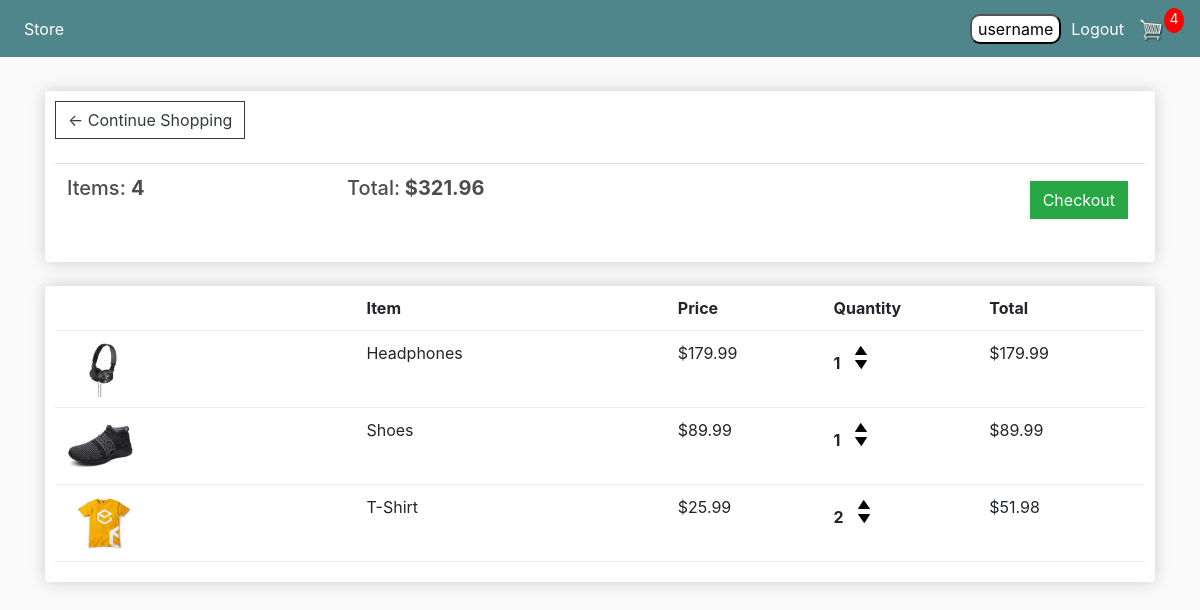
The app's page /cart/ (signed in) with its own data.
### store/models.py (models this page shows, shortened)
class Order(models.Model):
	customer = models.ForeignKey(Customer, on_delete=models.SET_NULL, null=True, blank=True)
	date_ordered = models.DateTimeField(auto_now_add=True)
	complete = models.BooleanField(default=False)
	transaction_id = models.CharField(max_length=100, null=True)
	@property
	def get_cart_total(self):
		orderitems = self.orderitem_set.all()
		total = sum([item.get_total for item in orderitems])
		return total
	@property
	def get_cart_items(self):
		orderitems = self.orderitem_set.all()
		total = sum([item.quantity for item in orderitems])
		return total

class OrderItem(models.Model):
	product = models.ForeignKey(Product, on_delete=models.SET_NULL, null=True)
	order = models.ForeignKey(Order, on_delete=models.SET_NULL, null=True)
	quantity = models.IntegerField(default=0, null=True, blank=True)
	date_added = models.DateTimeField(auto_now_add=True)
	@property
	def get_total(self):
		total = self.product.price * self.quantity
		return total

class Product(models.Model):
	name = models.CharField(max_length=200)
	price = models.FloatField()
	digital = models.BooleanField(default=False,null=True, blank=True)
	image = models.ImageField(null=True, blank=True)
	@property
	def imageURL(self):
		try:
			url = self.image.url
		except:
			url = ''
		return url

### store/views.py (the view)
# urls.py: path('cart/', views.cart, name="cart"),
def cart(request):
    try:
        data = cartData(request)
        cartItems = data['cartItems']
        order = data['order']
        items = data['items']
        context = {'items': items, 'order': order, 'cartItems': cartItems}
        return render(request, 'store/cart.html', context)
    except ObjectDoesNotExist as e:
        logger.error(f'An error occurred: {e}')
        return render(request, 'error.html', {'error_message': 'An error occurred.'})

### store/utils.py (called while the page is built)
def cartData(request):
	if request.user.is_authenticated:
		customer = request.user.customer
		order, created = Order.objects.get_or_create(customer=customer, complete=False)
		items = order.orderitem_set.all()
		cartItems = order.get_cart_items
	else:
		cookieData = cookieCart(request)
		cartItems = cookieData['cartItems']
		order = cookieData['order']
		items = cookieData['items']
	return {'cartItems':cartItems ,'order':order, 'items':items}

### store/templates/store/cart.html
{% extends 'store/main.html' %}
{% load static %}
{% block content %}
	<div class="row">
		<div class="col-lg-12">
			<div class="box-element">
				<a  class="btn btn-outline-dark" href="{% url 'store' %}">&#x2190; Continue Shopping</a>
				<br>
				<br>
				<table class="table">
					<tr>
						<th><h5>Items: <strong>{{order.get_cart_items}}</strong></h5></th>
						<th><h5>Total:<strong> ${{order.get_cart_total|floatformat:2}}</strong></h5></th>
						<th>
							<a  style="float:right; margin:5px;" class="btn btn-success" href="{% url 'checkout' %}">Checkout</a>
						</th>
					</tr>
				</table>
			</div>
			<br>
			<div class="box-element">
				<div class="cart-row">
					<div style="flex:2"></div>
					<div style="flex:2"><strong>Item</strong></div>
					<div style="flex:1"><strong>Price</strong></div>
					<div style="flex:1"><strong>Quantity</strong></div>
					<div style="flex:1"><strong>Total</strong></div>
				</div>
				{% for item in items %}
				<div class="cart-row">
					<div style="flex:2"><img class="row-image" src="{{item.product.imageURL}}"></div>
					<div style="flex:2"><p>{{item.product.name}}</p></div>
					<div style="flex:1"><p>${{item.product.price|floatformat:2}}</p></div>
					<div style="flex:1">
						<p class="quantity">{{item.quantity}}</p>
						<div class="quantity">
							<img data-product="{{item.product.id}}" data-action="add" class="chg-quantity update-cart" src="{% static  'images/arrow-up.png' %}">
							<img data-product="{{item.product.id}}" data-action="remove" class="chg-quantity update-cart" src="{% static  'images/arrow-down.png' %}">
						</div>
					</div>
					<div style="flex:1"><p>${{item.get_total|floatformat:2}}</p></div>
				</div>
				{% endfor %}
			</div>
		</div>
	</div>
{% endblock content %}

### store/templates/store/main.html (shortened to what this page needs)
<!DOCTYPE html>
{% load static %}
<html>
<head>
	<link rel="stylesheet" href="https://stackpath.bootstrapcdn.com/bootstrap/4.4.1/css/bootstrap.min.css">
	<link rel="stylesheet" type="text/css" href="{% static 'css/main.css' %}">
</head>
<body>
	<nav class="navbar navbar-expand-lg navbar-dark bg-dark">
	  <div class="collapse navbar-collapse" id="navbarSupportedContent">
	    <ul class="navbar-nav mr-auto">
	      <li class="nav-item active">
	        <a class="nav-link" href="{% url 'store' %}">Store <span class="sr-only">(current)</span></a>
	      </li>
	    </ul>
	    <div class="form-inline my-2 my-lg-0">
             {% if request.user.is_authenticated %}
                            <button class="username">{{ user.username }}
                            </button>
                                <a class="logout"
                                   href="{% url 'logout' %}?next={{ request.path | urlencode }}">Logout</a>
                {% else %}
                    <a href="{% url 'login' %}?next={% firstof request.path '/' %}">
                        <button class="login_button">Sign In</button>
                    </a>
                {% endif %}
	     	<a href="{% url 'cart' %}">
	    		<img  id="cart-icon" src="{% static 'images/cart.png' %}">
	    	</a>
	    	<p id="cart-total">{{cartItems}}</p>
	    </div>
	  </div>
	</nav>
     <div class="container">
            <br>
            {% block content %}
            {% endblock content %}
         </div>
</body>
</html>

### static/css/main.css (style rules this page uses)
body { background-color: hsl(0, 0%, 98%); }
h1,h2,h3,h4,h5,h6 { color:hsl(0, 0%, 30%); }
.box-element { box-shadow:hsl(0, 0%, 80%) 0 0 16px; background-color: #fff; border-radius: 4px; padding: 10px; }
.bg-dark { background-color: #4f868c!important; }
#cart-icon { width:25px; display: inline-block; margin-left: 15px; }
#cart-total { display: block; text-align: center; color:#fff; background-color: red; width: 20px; height: 25px; border-radius: 50%; font-size: 14px; }
.col-lg-4, .col-lg-6, .col-lg-8, .col-lg-12 { margin-top: 10px; }
.btn { border-radius: 0; }
.row-image { width: 100px; }
.cart-row { display: flex; align-items: flex-stretch; padding-bottom: 10px; margin-bottom: 10px; border-bottom: 1px solid #ececec; }
.quantity { display: inline-block; font-weight: 700; padding-right:10px; }
.chg-quantity { width: 12px; cursor: pointer; display: block; margin-top: 5px; transition:.1s; }
.username { text-align: center; background-color: #FFFFFF; border-radius: 10px; margin-right: 10px; }
.logout { text-decoration: none; color: white; }

### records on screen
Order: get_cart_items "4", get_cart_total "321.96"
OrderItem: product.imageURL (picture), product.name "Headphones", product.price "179.99", quantity "1", get_total "179.99"
OrderItem: product.imageURL (picture), product.name "Shoes", product.price "89.99", quantity "1", get_total "89.99"
OrderItem: product.imageURL (picture), product.name "T-Shirt", product.price "25.99", quantity "2", get_total "51.98"

### other values on screen
{{ user.username }} "username"
{{ cartItems }} "4"
